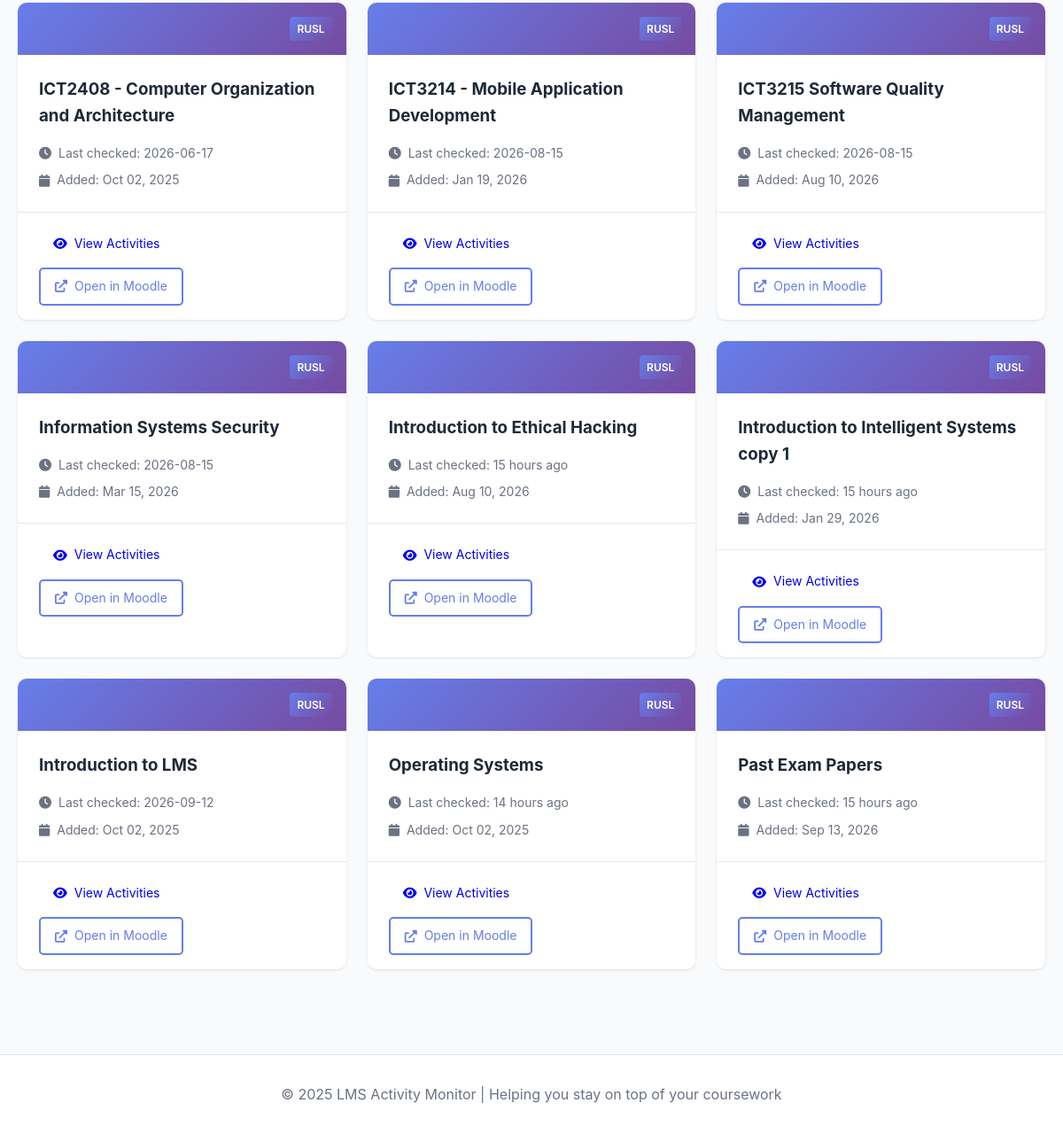
The page /courses?lms=RUSL (lower part) on the database as committed earlier.
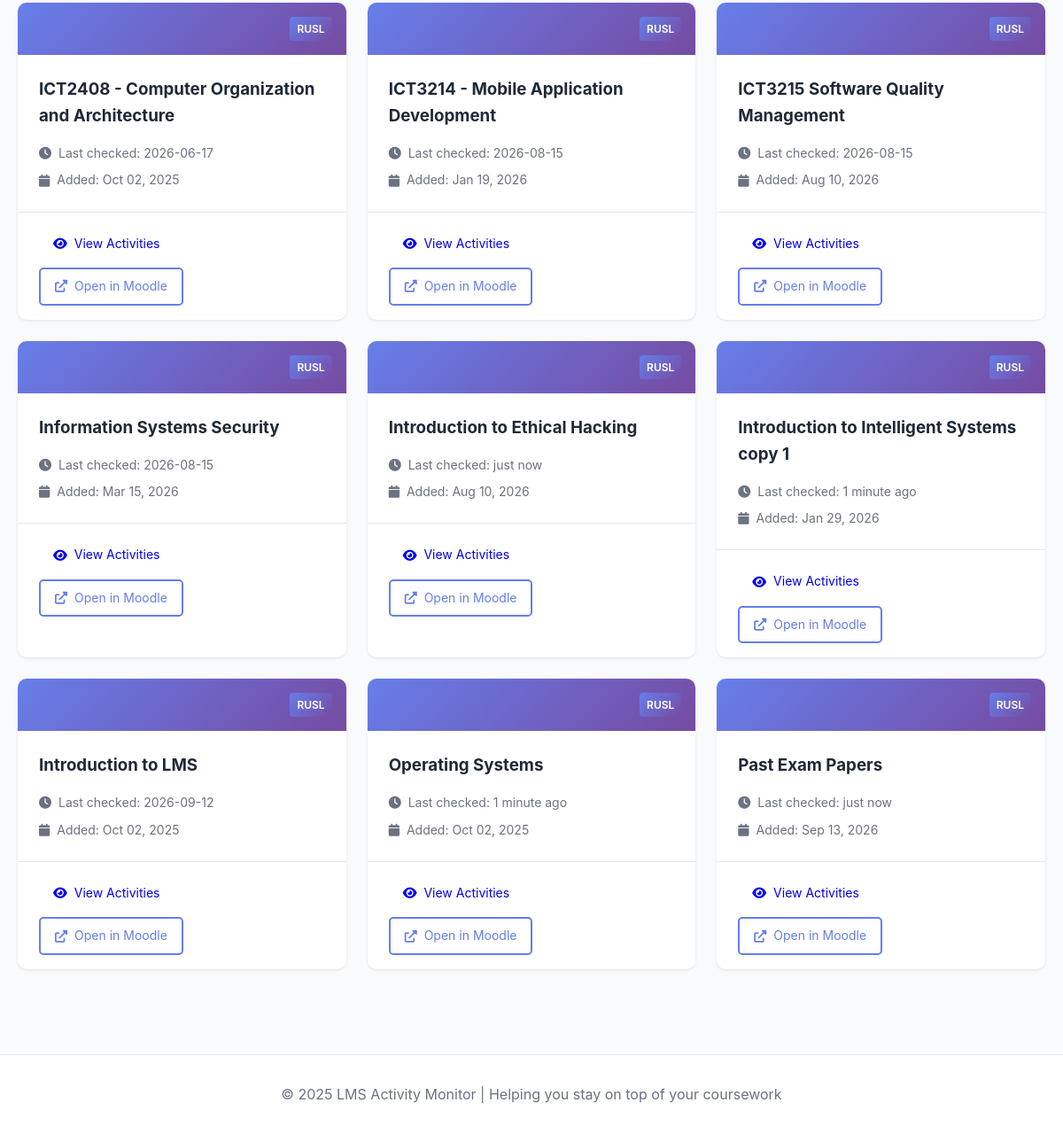
The same page on the database as committed later.
### tables this page shows
CREATE TABLE courses (
                id INTEGER PRIMARY KEY AUTOINCREMENT,
                course_id TEXT UNIQUE NOT NULL,
                lms_name TEXT NOT NULL,
                course_name TEXT NOT NULL,
                course_url TEXT,
                first_seen TIMESTAMP DEFAULT CURRENT_TIMESTAMP,
                last_checked TIMESTAMP DEFAULT CURRENT_TIMESTAMP
            );

### app.py (the view)
@app.route('/courses')
def courses():
    lms_filter = request.args.get('lms', None)
    courses_list = db.get_all_courses(lms_name=lms_filter)
    return render_template('courses.html', courses=courses_list, lms_filter=lms_filter)

### app.py (called while the page is built)
@app.template_filter('datetime')
def format_datetime(value, format='%Y-%m-%d %H:%M:%S'):
    if value is None:
        return ''
    if isinstance(value, str):
        try:
            value = datetime.fromisoformat(value.replace('Z', '+00:00'))
        except:
            return value
    if value.tzinfo is None:
        from datetime import timezone
        value = value.replace(tzinfo=timezone.utc)
    from datetime import timezone, timedelta
    colombo_tz = timezone(timedelta(hours=5, minutes=30))
    local_time = value.astimezone(colombo_tz)
    return local_time.strftime(format)

### database.py (called while the page is built)
    def get_connection(self):
        return sqlite3.connect(self.db_path)

    def get_all_courses(self, lms_name: str = None) -> List[Dict[str, Any]]:
        conn = self.get_connection()
        cursor = conn.cursor()
        if lms_name:
            cursor.execute("""
                SELECT course_id, lms_name, course_name, course_url, first_seen, last_checked
                FROM courses
                WHERE lms_name = ?
                ORDER BY course_name
            """, (lms_name,))
        else:
            cursor.execute("""
                SELECT course_id, lms_name, course_name, course_url, first_seen, last_checked
                FROM courses
                ORDER BY lms_name, course_name
            """)
        columns = [desc[0] for desc in cursor.description]
        courses = [dict(zip(columns, row)) for row in cursor.fetchall()]
        conn.close()
        return courses

### templates/courses.html (shortened to what this page needs)
{% extends "base.html" %}  {% block content %}
{% if courses %}
<div class="courses-grid">
  {% for course in courses %}
  <div class="course-card">
    <div class="course-header">
      <div class="lms-badge">{{ course.lms_name }}</div>
    </div>
    <div class="course-body">
      <h3>{{ course.course_name }}</h3>
      <div class="course-meta">
        <p>
          <i class="fas fa-clock"></i> Last checked: {{
          course.last_checked|timeago }}
        </p>
        <p>
          <i class="fas fa-calendar"></i> Added: {{
          course.first_seen|datetime('%b %d, %Y') }}
        </p>
      </div>
    </div>
    <div class="course-footer">
      <a href="/course/{{ course.course_id }}" class="btn btn-small">
        <i class="fas fa-eye"></i> View Activities
      </a>
      {% if course.course_url %}
      <a
        href="{{ course.course_url }}"
        target="_blank"
        class="btn btn-small btn-outline"
      >
        <i class="fas fa-external-link-alt"></i> Open in Moodle
      </a>
      {% endif %}
    </div>
  </div>
  {% endfor %}
</div>
{% endif %} {% endblock %}

### templates/base.html (shortened to what this page needs)
<!DOCTYPE html>
<html lang="en">
  <head>
    <link
      rel="stylesheet"
      href="{{ url_for('static', filename='style.css') }}"
    />
    <link
      rel="stylesheet"
      href="https://cdnjs.cloudflare.com/ajax/libs/font-awesome/6.0.0/css/all.min.css"
    />
  </head>
  <body>
    <main class="main-content">
      <div class="container">{% block content %}{% endblock %}</div>
    </main>
    <footer class="footer">
      <div class="container">
        <p>
          &copy; 2025 LMS Activity Monitor | Helping you stay on top of your
          coursework
        </p>
      </div>
    </footer>
  </body>
</html>

### static/style.css (style rules this page uses)
:root { --primary-color: #667eea; --secondary-color: #764ba2; --accent-color: #f093fb; --success-color: #10b981; --danger-color: #ef4444; --warning-color: #f59e0b; --info-color: #3b82f6; --text-color: #1f2937; --text-light: #6b7280; --bg-color: #f9fafb; --card-bg: #ffffff; --border-color: #e5e7eb; --shadow: 0 1px 3px rgba(0, 0, 0, 0.1); --shadow-lg: 0 10px 15px -3px rgba(0, 0, 0, 0.1); }
* { margin: 0; padding: 0; box-sizing: border-box; }
body { font-family: -apple-system, BlinkMacSystemFont, "Segoe UI", Roboto, "Helvetica Neue", Arial, sans-serif; line-height: 1.6; color: var(--text-color); background-color: var(--bg-color); }
.container { max-width: 1200px; margin: 0 auto; padding: 0 20px; }
.main-content { min-height: calc(100vh - 160px); padding: 2rem 0; }
.btn { padding: 0.75rem 1.5rem; border: none; border-radius: 5px; cursor: pointer; font-size: 1rem; text-decoration: none; display: inline-flex; align-items: center; gap: 0.5rem; transition: all 0.3s; }
.btn-small { padding: 0.5rem 1rem; font-size: 0.875rem; }
.btn-outline { background: transparent; border: 2px solid var(--primary-color); color: var(--primary-color); }
.lms-badge { background: var(--secondary-color); color: white; padding: 0.25rem 0.5rem; border-radius: 3px; font-size: 0.75rem; font-weight: 600; }
.courses-grid { display: grid; grid-template-columns: repeat(auto-fill, minmax(300px, 1fr)); gap: 1.5rem; }
.course-card { background: var(--card-bg); border-radius: 10px; box-shadow: var(--shadow); overflow: hidden; transition: transform 0.3s; }
.course-header { background: linear-gradient( 135deg, var(--primary-color) 0%, var(--secondary-color) 100% ); padding: 1rem; display: flex; justify-content: flex-end; }
.course-body { padding: 1.5rem; }
.course-body h3 { margin-bottom: 1rem; color: var(--text-color); }
.course-meta { display: flex; flex-direction: column; gap: 0.5rem; }
.course-meta p { color: var(--text-light); font-size: 0.875rem; display: flex; align-items: center; gap: 0.5rem; }
.course-footer { padding: 1rem 1.5rem; border-top: 1px solid var(--border-color); display: flex; gap: 0.5rem; flex-wrap: wrap; }
.footer { background: var(--card-bg); border-top: 1px solid var(--border-color); padding: 2rem 0; margin-top: 4rem; text-align: center; color: var(--text-light); }
.lms-badge { display: inline-block; padding: 0.25rem 0.5rem; background: linear-gradient(135deg, #667eea, #764ba2); color: white; border-radius: 4px; font-size: 0.75rem; font-weight: 600; margin-left: 0.5rem; }

Rows that differ between the two databases and show on the page:
changed courses "Introduction to Ethical Hacking": last_checked "15 hours ago" → "just now"
changed courses "Introduction to Intelligent Systems copy 1": last_checked "15 hours ago" → "1 minute ago"
changed courses "Operating Systems": last_checked "14 hours ago" → "1 minute ago"
changed courses "Past Exam Papers": last_checked "15 hours ago" → "just now"
